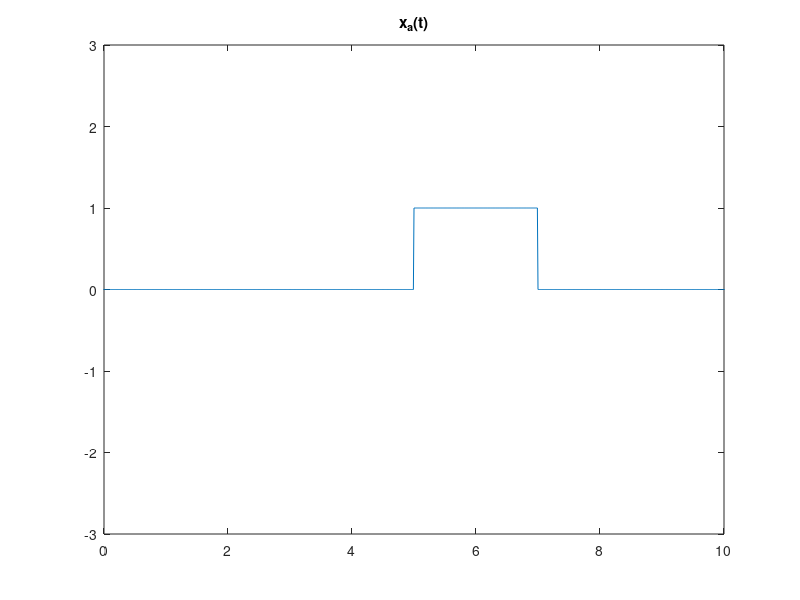
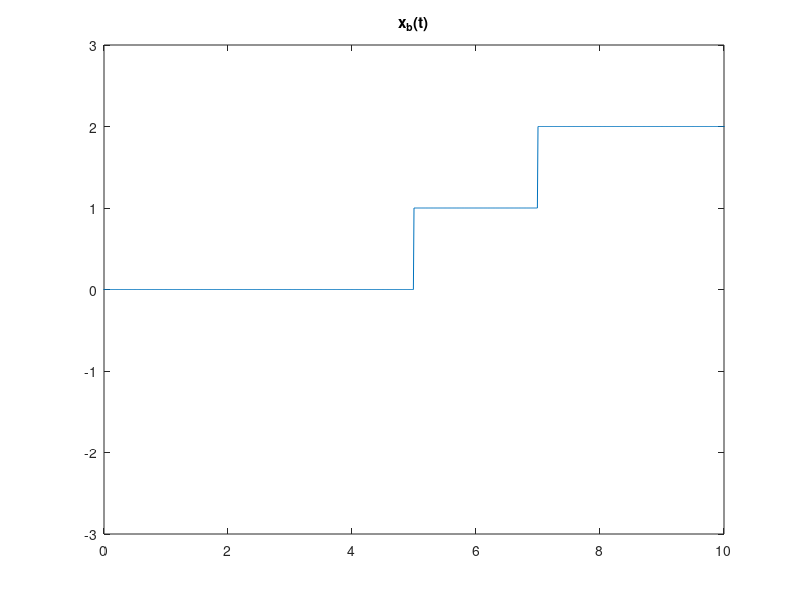
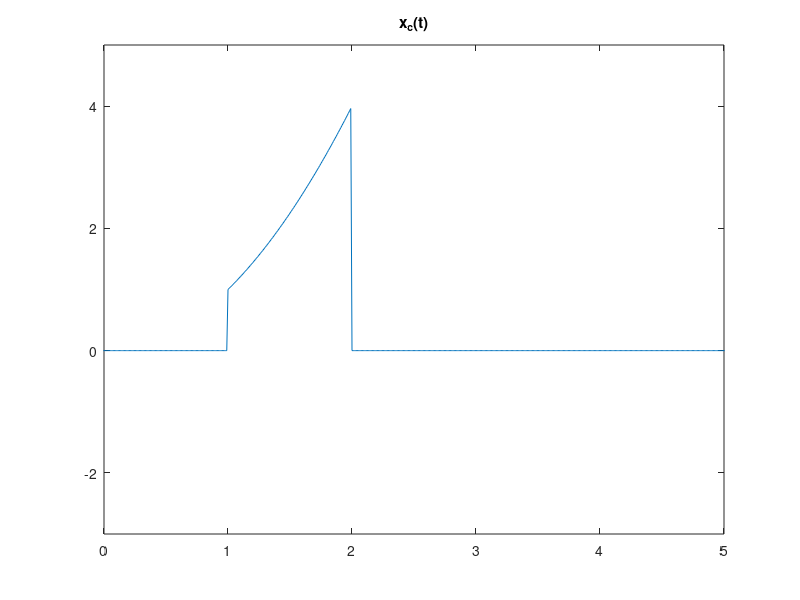
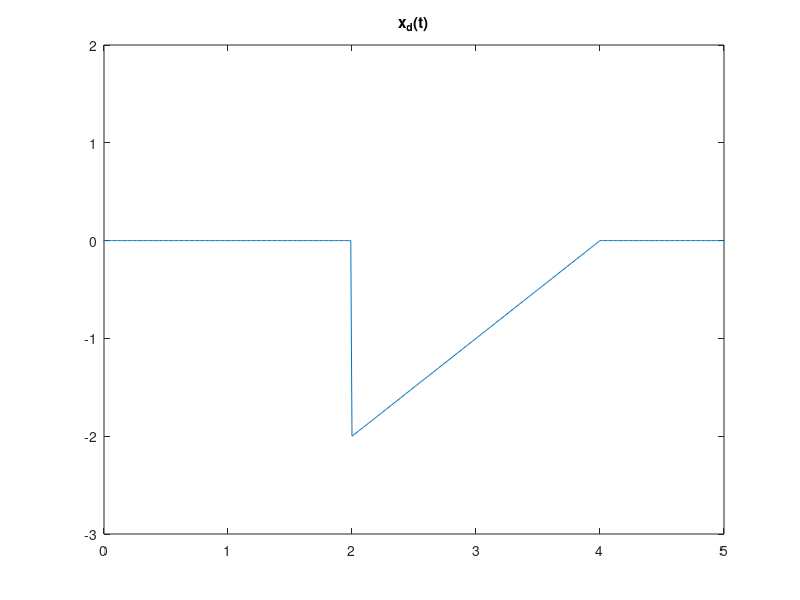

Write the MATLAB code that produced these figures, in order.
clear all; close all; clc;

# criando o sinal
u=@(t) t>=0;
xa=@(t) u(t-5)-u(t-7);
xb=@(t) u(t-5)+u(t-7);
xc=@(t) (t.^2).*(u(t-1)-u(t-2));
xd=@(t) (t-4).*(u(t-2)-u(t-4));
t=-10:0.01:20;
figure(1)

# a
plot(t, xa(t))
axis([0 10 -3 3])
title('x_a(t)')

# b
figure(2)
plot(t, xb(t))
axis([0 10 -3 3])
title('x_b(t)')

# c
figure(3)
plot(t, xc(t))
axis([0 5 -3 5])
title('x_c(t)')

# d
figure(4)
plot(t, xd(t))
axis([0 5 -3 2])
title('x_d(t)')
